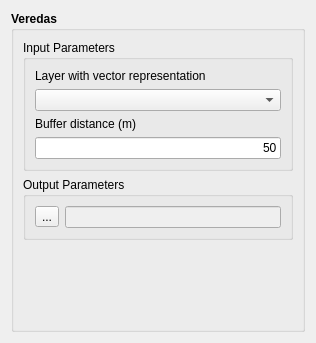
<?xml version="1.0" encoding="UTF-8"?>
<ui version="4.0">
 <class>VeredasWidgetForm</class>
 <widget class="QWidget" name="VeredasWidgetForm">
  <property name="geometry">
   <rect>
    <x>0</x>
    <y>0</y>
    <width>316</width>
    <height>343</height>
   </rect>
  </property>
  <property name="windowTitle">
   <string>Veredas</string>
  </property>
  <layout class="QGridLayout" name="gridLayout_12">
   <item row="0" column="0">
    <widget class="QGroupBox" name="groupBox">
     <property name="font">
      <font>
       <weight>75</weight>
       <bold>true</bold>
      </font>
     </property>
     <property name="title">
      <string>Veredas</string>
     </property>
     <layout class="QGridLayout" name="gridLayout_11">
      <item row="0" column="0">
       <layout class="QGridLayout" name="gridLayout_10">
        <item row="0" column="0">
         <layout class="QGridLayout" name="gridLayout_9">
          <item row="0" column="0">
           <widget class="QGroupBox" name="groupBox_2">
            <property name="font">
             <font>
              <weight>50</weight>
              <bold>false</bold>
             </font>
            </property>
            <property name="title">
             <string>Input Parameters</string>
            </property>
            <property name="flat">
             <bool>true</bool>
            </property>
            <layout class="QGridLayout" name="gridLayout_6">
             <item row="0" column="0">
              <layout class="QGridLayout" name="gridLayout">
               <item row="0" column="0">
                <layout class="QGridLayout" name="gridLayout_2">
                 <item row="0" column="0">
                  <widget class="QLabel" name="label_2">
                   <property name="text">
                    <string>Layer with vector representation</string>
                   </property>
                  </widget>
                 </item>
                 <item row="1" column="0">
                  <widget class="QComboBox" name="m_layersComboBox"/>
                 </item>
                </layout>
               </item>
               <item row="1" column="0">
                <layout class="QGridLayout" name="gridLayout_5">
                 <item row="0" column="0">
                  <widget class="QLabel" name="label_4">
                   <property name="text">
                    <string>Buffer distance (m)</string>
                   </property>
                  </widget>
                 </item>
                 <item row="1" column="0">
                  <widget class="QLineEdit" name="m_bufferLineEdit">
                   <property name="text">
                    <string>50</string>
                   </property>
                   <property name="alignment">
                    <set>Qt::AlignRight|Qt::AlignTrailing|Qt::AlignVCenter</set>
                   </property>
                  </widget>
                 </item>
                </layout>
               </item>
              </layout>
             </item>
            </layout>
           </widget>
          </item>
          <item row="1" column="0">
           <widget class="QGroupBox" name="groupBox_3">
            <property name="font">
             <font>
              <weight>50</weight>
              <bold>false</bold>
             </font>
            </property>
            <property name="title">
             <string>Output Parameters</string>
            </property>
            <property name="flat">
             <bool>true</bool>
            </property>
            <layout class="QGridLayout" name="gridLayout_8">
             <item row="0" column="0">
              <layout class="QGridLayout" name="gridLayout_7">
               <item row="0" column="0">
                <widget class="QToolButton" name="m_fileToolButton">
                 <property name="text">
                  <string>...</string>
                 </property>
                </widget>
               </item>
               <item row="0" column="1">
                <widget class="QLineEdit" name="m_fileLineEdit">
                 <property name="enabled">
                  <bool>false</bool>
                 </property>
                </widget>
               </item>
              </layout>
             </item>
            </layout>
           </widget>
          </item>
         </layout>
        </item>
        <item row="1" column="0">
         <spacer name="verticalSpacer">
          <property name="orientation">
           <enum>Qt::Vertical</enum>
          </property>
          <property name="sizeHint" stdset="0">
           <size>
            <width>20</width>
            <height>0</height>
           </size>
          </property>
         </spacer>
        </item>
       </layout>
      </item>
     </layout>
    </widget>
   </item>
  </layout>
 </widget>
 <resources/>
 <connections/>
</ui>
